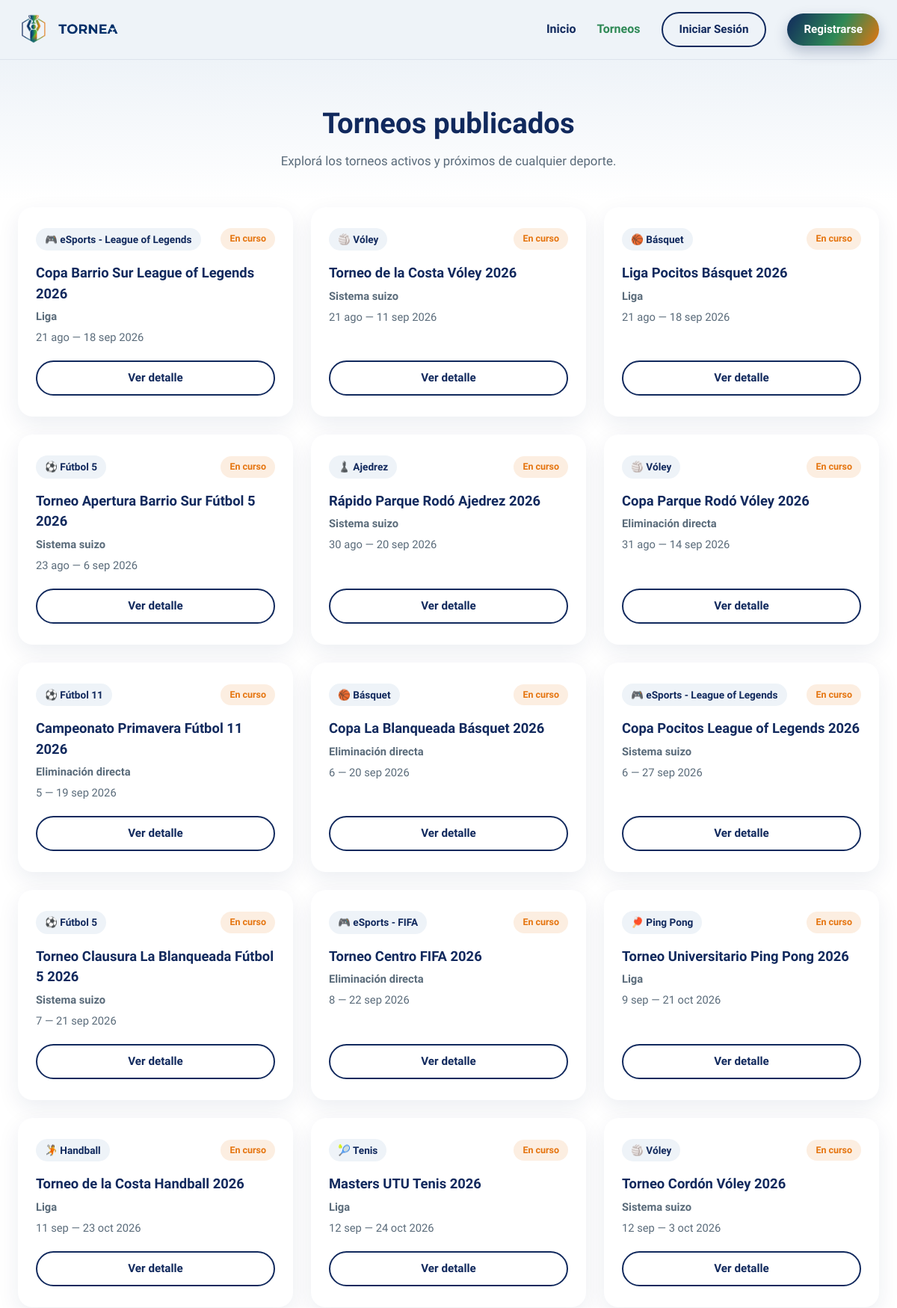
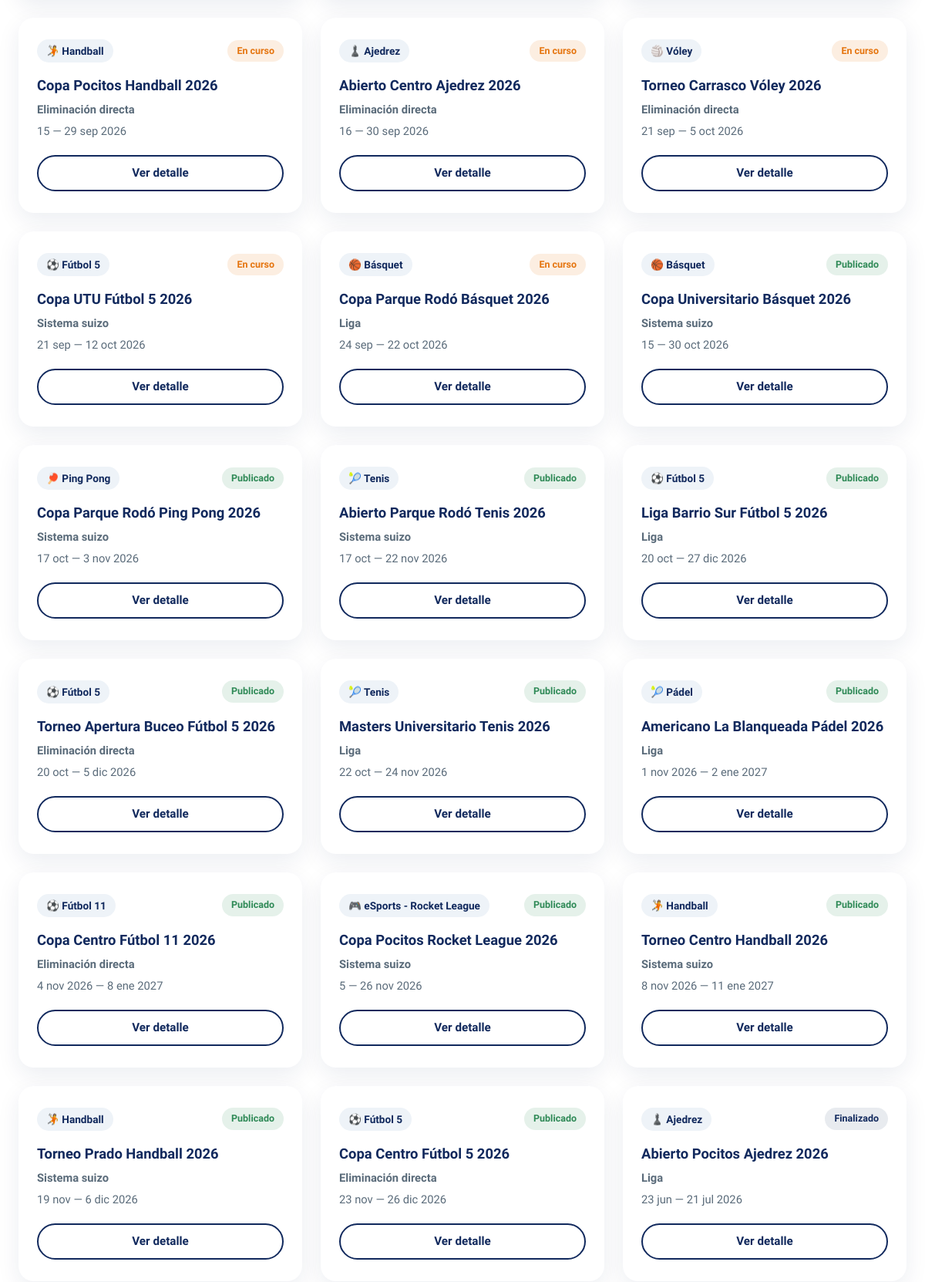
The page /app/views/torneos.php (upper part) on the database its author committed (2 pictures, top to bottom).
### tables this page shows
CREATE TABLE torneos (
  id INT AUTO_INCREMENT PRIMARY KEY,
  nombre VARCHAR(150) NOT NULL,
  descripcion TEXT,
  deporte VARCHAR(100),
  tipo ENUM('liga','eliminacion','suizo') NOT NULL,
  modalidad ENUM('individual','equipo') NOT NULL DEFAULT 'individual',
  fecha_inicio DATE,
  fecha_fin DATE,
  estado ENUM('borrador','publicado','en_curso','finalizado') DEFAULT 'borrador',
  created_at TIMESTAMP DEFAULT CURRENT_TIMESTAMP
);

### config/database.php (called while the page is built, shortened)
<?php
function conectar() {
    try {
        $pdo = new PDO(
            'mysql:host=' . DB_HOST . ';dbname=' . DB_NAME . ';charset=utf8mb4',
            DB_USER,
            DB_PASS
        );
        $pdo->setAttribute(PDO::ATTR_ERRMODE, PDO::ERRMODE_EXCEPTION);
        $pdo->setAttribute(PDO::ATTR_DEFAULT_FETCH_MODE, PDO::FETCH_ASSOC);
        return $pdo;
    } catch (PDOException $e) {
        die('Error de conexión: ' . $e->getMessage());
    }
}

### app/models/torneo.php (called while the page is built, shortened)
<?php
require_once __DIR__ . '/../../config/database.php';
class Torneo {
    private $pdo;
    public function __construct() {
        $this->pdo = conectar();
        $this->actualizarEstadosPorFecha();
    }
    private function actualizarEstadosPorFecha() {
        $stmt = $this->pdo->query("
            SELECT id FROM torneos
            WHERE estado = 'publicado' AND fecha_inicio <= CURDATE()
        ");
        $ids = $stmt->fetchAll(PDO::FETCH_COLUMN);
        if (!$ids) {
            return;
        }
        $this->pdo->beginTransaction();
    }
    public function listarPublicos() {
        $stmt = $this->pdo->query("
            SELECT * FROM torneos
            WHERE estado <> 'borrador'
            ORDER BY FIELD(estado, 'en_curso', 'publicado', 'finalizado'),
                     CASE WHEN estado = 'finalizado' THEN NULL ELSE fecha_inicio END ASC,
                     fecha_inicio DESC
        ");
        return $stmt->fetchAll();
    }
}

### app/helpers/formato.php (called while the page is built, shortened)
<?php
function e($texto) {
    return htmlspecialchars((string) $texto, ENT_QUOTES, 'UTF-8');
}
function etiquetaTipo($tipo) {
    $tipos = ['liga' => 'Liga', 'eliminacion' => 'Eliminación directa', 'suizo' => 'Sistema suizo'];
    return $tipos[$tipo] ?? $tipo;
}
function etiquetaEstado($estado) {
    $estados = ['borrador' => 'Borrador', 'publicado' => 'Publicado', 'en_curso' => 'En curso', 'finalizado' => 'Finalizado'];
    return $estados[$estado] ?? $estado;
}
function claseEstado($estado) {
    return 'torneo-estado-' . str_replace('_', '-', $estado);
}
function iconoDeporte($deporte) {
    $iconos = [
        'Fútbol' => '⚽', 'Básquet' => '🏀', 'Vóley' => '🏐', 'Handball' => '🤾',
        'Ajedrez' => '♟️', 'Tenis' => '🎾', 'Pádel' => '🎾', 'Ping Pong' => '🏓', 'eSports' => '🎮',
    ];
    foreach ($iconos as $nombre => $icono) {
        if (strpos($deporte, $nombre) === 0) {
            return $icono;
        }
    }
    return '🏆';
}
function formatearFechas($inicio, $fin) {
    $meses = ['', 'ene', 'feb', 'mar', 'abr', 'may', 'jun', 'jul', 'ago', 'sep', 'oct', 'nov', 'dic'];
    $i = new DateTime($inicio);
    $textoFin = function ($f) use ($meses) {
        return $f->format('j') . ' ' . $meses[(int) $f->format('n')] . ' ' . $f->format('Y');
    };
    $f = new DateTime($fin);
    if ($i->format('Y-m') === $f->format('Y-m')) {
        return $i->format('j') . ' — ' . $textoFin($f);
    }
    if ($i->format('Y') === $f->format('Y')) {
        return $i->format('j') . ' ' . $meses[(int) $i->format('n')] . ' — ' . $textoFin($f);
    }
    return $textoFin($i) . ' — ' . $textoFin($f);
}

### app/views/partials/torneo-card.php (the view, shortened to what this page needs)
<article class="torneo-card">
  <div class="torneo-card-top">
    <span class="torneo-badge"><?= iconoDeporte($t['deporte']) ?> <?= e($t['deporte']) ?></span>
    <span class="torneo-estado <?= claseEstado($t['estado']) ?>"><?= etiquetaEstado($t['estado']) ?></span>
  </div>
  <h3 class="torneo-nombre"><?= e($t['nombre']) ?></h3>
  <p class="torneo-tipo"><?= etiquetaTipo($t['tipo']) ?></p>
  <p class="torneo-fechas"><?= formatearFechas($t['fecha_inicio'], $t['fecha_fin']) ?></p>
  <?php if (!empty($mostrar_publicar) && $t['estado'] === 'borrador'): ?>
    <a href="/tornea/app/views/torneo-detalle.php?id=<?= (int) $t['id'] ?>" class="btn btn-outline btn-block torneo-card-ver">Ver y editar</a>
    <div class="torneo-card-acciones">
      <form action="/tornea/app/controllers/TorneoController.php?accion=publicar" method="post">
        <input type="hidden" name="id" value="<?= (int) $t['id'] ?>" />
        <button type="submit" class="btn btn-gradient">Publicar</button>
      </form>
      <form action="/tornea/app/controllers/TorneoController.php?accion=eliminar" method="post"
            onsubmit="return confirm('¿Estás seguro de que querés eliminar este torneo? Esta acción no se puede deshacer.');">
        <input type="hidden" name="id" value="<?= (int) $t['id'] ?>" />
        <button type="submit" class="btn btn-peligro">Eliminar</button>
      </form>
    </div>
  <?php else: ?>
    <a href="/tornea/app/views/torneo-detalle.php?id=<?= (int) $t['id'] ?>" class="btn btn-outline btn-block">Ver detalle</a>
  <?php endif; ?>
</article>

### app/views/torneos.php (shortened to what this page needs)
<?php
require_once __DIR__ . '/../models/torneo.php';
require_once __DIR__ . '/../helpers/formato.php';
$torneos = (new Torneo())->listarPublicos();
?>
<!DOCTYPE html>
<html lang="es">
<head>
  <link rel="stylesheet" href="/tornea/css/style.css?v=2" />
  <link rel="stylesheet" href="/tornea/css/torneos.css?v=3" />
</head>
<body>
  <?php $pagina_actual = 'torneos'; include __DIR__ . '/partials/header.php'; ?>
  <main>
    <section class="torneos-hero">
      <div class="container">
        <h1 class="torneos-title">Torneos publicados</h1>
        <p class="torneos-subtitle">Explorá los torneos activos y próximos de cualquier deporte.</p>
      </div>
    </section>
    <section class="torneos-list">
      <div class="container torneos-grid">
        <?php foreach ($torneos as $t): ?>
          <?php include __DIR__ . '/partials/torneo-card.php'; ?>
        <?php endforeach; ?>
      </div>
    </section>
  </main>
</body>
</html>

### css/style.css (style rules this page uses)
* { margin: 0; padding: 0; box-sizing: border-box; }
:root { --navy: #11295d; --navy-light: #53648a; --green: #2e8956; --green-light: #68aa85; --red: #c0392b; --gold: #e5740e; --gold-light: #ea9243; --gray-text: #5a6b7a; --bg-light: #eef3f8; --white: #ffffff; --radius-pill: 999px; --radius-card: 20px; --shadow-soft: 0 10px 30px rgba(17, 41, 93, 0.08); --shadow-btn: 0 8px 18px rgba(17, 41, 93, 0.25); }
html { scroll-behavior: smooth; }
html, body { overflow-x: hidden; }
body { font-family: 'Nunito Sans', sans-serif; color: var(--navy); background: var(--white); line-height: 1.5; }
.container { max-width: 1200px; margin: 0 auto; padding: 0 24px; }
a { text-decoration: none; color: inherit; }
.btn { display: inline-flex; align-items: center; justify-content: center; gap: 6px; padding: 8px 16px; border-radius: var(--radius-pill); font-weight: 700; font-size: 0.85rem; white-space: nowrap; transition: transform 0.15s ease, box-shadow 0.15s ease; }
.btn-outline { border: 2px solid var(--navy); color: var(--navy); background: transparent; }
@media (min-width: 640px) { .btn { gap: 8px; padding: 10px 22px; font-size: 0.95rem; } }

### css/torneos.css (style rules this page uses)
.torneos-hero { background: linear-gradient(180deg, var(--bg-light) 0%, var(--white) 100%); padding: 56px 0 40px; text-align: center; }
.torneos-title { font-family: 'Baloo 2', sans-serif; font-weight: 800; font-size: clamp(1.8rem, 3.5vw, 2.4rem); color: var(--navy); }
.torneos-subtitle { margin-top: 10px; color: var(--gray-text); font-size: 1.05rem; }
.torneos-list { padding: 8px 0 80px; }
.torneos-grid { display: grid; grid-template-columns: 1fr; gap: 24px; }
.torneo-card { background: var(--white); border-radius: var(--radius-card); box-shadow: var(--shadow-soft); padding: 28px 24px; display: flex; flex-direction: column; gap: 6px; }
.torneo-card-top { display: flex; align-items: center; justify-content: space-between; margin-bottom: 6px; }
.torneo-badge { font-size: 0.85rem; font-weight: 700; color: var(--navy); background: var(--bg-light); border-radius: var(--radius-pill); padding: 5px 12px; }
.torneo-estado { font-size: 0.78rem; font-weight: 700; border-radius: var(--radius-pill); padding: 5px 12px; }
.torneo-estado-publicado { color: var(--green); background: rgba(46, 137, 86, 0.12); }
.torneo-estado-en-curso { color: var(--gold); background: rgba(229, 116, 14, 0.12); }
.torneo-nombre { font-family: 'Baloo 2', sans-serif; font-weight: 700; font-size: 1.15rem; color: var(--navy); margin-top: 4px; }
.torneo-tipo { color: var(--gray-text); font-weight: 600; font-size: 0.92rem; }
.torneo-fechas { color: var(--gray-text); font-size: 0.92rem; margin-bottom: 14px; }
.btn-block { width: 100%; margin-top: auto; }
@media (min-width: 640px) { .torneos-grid { grid-template-columns: repeat(2, 1fr); } }
@media (min-width: 960px) { .torneos-grid { grid-template-columns: repeat(3, 1fr); } }
.torneo-estado-finalizado { color: var(--navy); background: rgba(30, 58, 95, 0.1); }

### rows shown on the page
torneos: deporte "🎮", deporte "eSports - League of Legends", estado "En curso", nombre "Copa Barrio Sur League of Legends 2026", tipo "Liga", formatearFechas($t['fecha_inicio'], $t['fecha_fin']) "21 ago — 18 sep 2026"
torneos: deporte "🏐", deporte "Vóley", estado "En curso", nombre "Torneo de la Costa Vóley 2026", tipo "Sistema suizo", formatearFechas($t['fecha_inicio'], $t['fecha_fin']) "21 ago — 11 sep 2026"
torneos: deporte "🏀", deporte "Básquet", estado "En curso", nombre "Liga Pocitos Básquet 2026", tipo "Liga", formatearFechas($t['fecha_inicio'], $t['fecha_fin']) "21 ago — 18 sep 2026"
torneos: deporte "⚽", deporte "Fútbol 5", estado "En curso", nombre "Torneo Apertura Barrio Sur Fútbol 5 2026", tipo "Sistema suizo", formatearFechas($t['fecha_inicio'], $t['fecha_fin']) "23 ago — 6 sep 2026"
torneos: deporte "♟️", deporte "Ajedrez", estado "En curso", nombre "Rápido Parque Rodó Ajedrez 2026", tipo "Sistema suizo", formatearFechas($t['fecha_inicio'], $t['fecha_fin']) "30 ago — 20 sep 2026"
torneos: deporte "🏐", deporte "Vóley", estado "En curso", nombre "Copa Parque Rodó Vóley 2026", tipo "Eliminación directa", formatearFechas($t['fecha_inicio'], $t['fecha_fin']) "31 ago — 14 sep 2026"
torneos: deporte "⚽", deporte "Fútbol 11", estado "En curso", nombre "Campeonato Primavera Fútbol 11 2026", tipo "Eliminación directa", formatearFechas($t['fecha_inicio'], $t['fecha_fin']) "5 — 19 sep 2026"
torneos: deporte "🏀", deporte "Básquet", estado "En curso", nombre "Copa La Blanqueada Básquet 2026", tipo "Eliminación directa", formatearFechas($t['fecha_inicio'], $t['fecha_fin']) "6 — 20 sep 2026"
torneos: deporte "🎮", deporte "eSports - League of Legends", estado "En curso", nombre "Copa Pocitos League of Legends 2026", tipo "Sistema suizo", formatearFechas($t['fecha_inicio'], $t['fecha_fin']) "6 — 27 sep 2026"
torneos: deporte "⚽", deporte "Fútbol 5", estado "En curso", nombre "Torneo Clausura La Blanqueada Fútbol 5 2026", tipo "Sistema suizo", formatearFechas($t['fecha_inicio'], $t['fecha_fin']) "7 — 21 sep 2026"
torneos: deporte "🎮", deporte "eSports - FIFA", estado "En curso", nombre "Torneo Centro FIFA 2026", tipo "Eliminación directa", formatearFechas($t['fecha_inicio'], $t['fecha_fin']) "8 — 22 sep 2026"
torneos: deporte "🏓", deporte "Ping Pong", estado "En curso", nombre "Torneo Universitario Ping Pong 2026", tipo "Liga", formatearFechas($t['fecha_inicio'], $t['fecha_fin']) "9 sep — 21 oct 2026"
torneos: deporte "🤾", deporte "Handball", estado "En curso", nombre "Torneo de la Costa Handball 2026", tipo "Liga", formatearFechas($t['fecha_inicio'], $t['fecha_fin']) "11 sep — 23 oct 2026"
torneos: deporte "🎾", deporte "Tenis", estado "En curso", nombre "Masters UTU Tenis 2026", tipo "Liga", formatearFechas($t['fecha_inicio'], $t['fecha_fin']) "12 sep — 24 oct 2026"
torneos: deporte "🏐", deporte "Vóley", estado "En curso", nombre "Torneo Cordón Vóley 2026", tipo "Sistema suizo", formatearFechas($t['fecha_inicio'], $t['fecha_fin']) "12 sep — 3 oct 2026"
torneos: deporte "🤾", deporte "Handball", estado "En curso", nombre "Copa Pocitos Handball 2026", tipo "Eliminación directa", formatearFechas($t['fecha_inicio'], $t['fecha_fin']) "15 — 29 sep 2026"
torneos: deporte "♟️", deporte "Ajedrez", estado "En curso", nombre "Abierto Centro Ajedrez 2026", tipo "Eliminación directa", formatearFechas($t['fecha_inicio'], $t['fecha_fin']) "16 — 30 sep 2026"
torneos: deporte "🏐", deporte "Vóley", estado "En curso", nombre "Torneo Carrasco Vóley 2026", tipo "Eliminación directa", formatearFechas($t['fecha_inicio'], $t['fecha_fin']) "21 sep — 5 oct 2026"
torneos: deporte "⚽", deporte "Fútbol 5", estado "En curso", nombre "Copa UTU Fútbol 5 2026", tipo "Sistema suizo", formatearFechas($t['fecha_inicio'], $t['fecha_fin']) "21 sep — 12 oct 2026"
torneos: deporte "🏀", deporte "Básquet", estado "En curso", nombre "Copa Parque Rodó Básquet 2026", tipo "Liga", formatearFechas($t['fecha_inicio'], $t['fecha_fin']) "24 sep — 22 oct 2026"
torneos: deporte "🏀", deporte "Básquet", estado "Publicado", nombre "Copa Universitario Básquet 2026", tipo "Sistema suizo", formatearFechas($t['fecha_inicio'], $t['fecha_fin']) "15 — 30 oct 2026"
torneos: deporte "🏓", deporte "Ping Pong", estado "Publicado", nombre "Copa Parque Rodó Ping Pong 2026", tipo "Sistema suizo", formatearFechas($t['fecha_inicio'], $t['fecha_fin']) "17 oct — 3 nov 2026"
torneos: deporte "🎾", deporte "Tenis", estado "Publicado", nombre "Abierto Parque Rodó Tenis 2026", tipo "Sistema suizo", formatearFechas($t['fecha_inicio'], $t['fecha_fin']) "17 oct — 22 nov 2026"
torneos: deporte "⚽", deporte "Fútbol 5", estado "Publicado", nombre "Liga Barrio Sur Fútbol 5 2026", tipo "Liga", formatearFechas($t['fecha_inicio'], $t['fecha_fin']) "20 oct — 27 dic 2026"
torneos: deporte "⚽", deporte "Fútbol 5", estado "Publicado", nombre "Torneo Apertura Buceo Fútbol 5 2026", tipo "Eliminación directa", formatearFechas($t['fecha_inicio'], $t['fecha_fin']) "20 oct — 5 dic 2026"
torneos: deporte "🎾", deporte "Tenis", estado "Publicado", nombre "Masters Universitario Tenis 2026", tipo "Liga", formatearFechas($t['fecha_inicio'], $t['fecha_fin']) "22 oct — 24 nov 2026"
torneos: deporte "🎾", deporte "Pádel", estado "Publicado", nombre "Americano La Blanqueada Pádel 2026", tipo "Liga", formatearFechas($t['fecha_inicio'], $t['fecha_fin']) "1 nov 2026 — 2 ene 2027"
torneos: deporte "⚽", deporte "Fútbol 11", estado "Publicado", nombre "Copa Centro Fútbol 11 2026", tipo "Eliminación directa", formatearFechas($t['fecha_inicio'], $t['fecha_fin']) "4 nov 2026 — 8 ene 2027"
torneos: deporte "🎮", deporte "eSports - Rocket League", estado "Publicado", nombre "Copa Pocitos Rocket League 2026", tipo "Sistema suizo", formatearFechas($t['fecha_inicio'], $t['fecha_fin']) "5 — 26 nov 2026"
torneos: deporte "🤾", deporte "Handball", estado "Publicado", nombre "Torneo Centro Handball 2026", tipo "Sistema suizo", formatearFechas($t['fecha_inicio'], $t['fecha_fin']) "8 nov 2026 — 11 ene 2027"
torneos: deporte "🤾", deporte "Handball", estado "Publicado", nombre "Torneo Prado Handball 2026", tipo "Sistema suizo", formatearFechas($t['fecha_inicio'], $t['fecha_fin']) "19 nov — 6 dic 2026"
torneos: deporte "⚽", deporte "Fútbol 5", estado "Publicado", nombre "Copa Centro Fútbol 5 2026", tipo "Eliminación directa", formatearFechas($t['fecha_inicio'], $t['fecha_fin']) "23 nov — 26 dic 2026"
torneos: deporte "♟️", deporte "Ajedrez", estado "Finalizado", nombre "Abierto Pocitos Ajedrez 2026", tipo "Liga", formatearFechas($t['fecha_inicio'], $t['fecha_fin']) "23 jun — 21 jul 2026"
